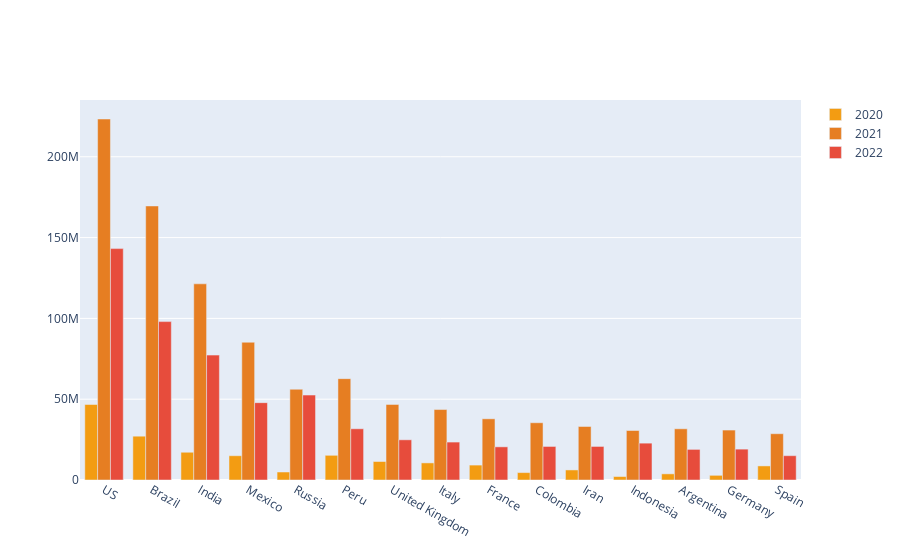

Notebook cell for this chart:
### Code cell
### comparativo dos 3 anos
df_morte_total = df_deaths_final.sort_values(by=['Total'], ascending=False).head(15)
plot1 = go.Bar(x = df_morte_total['Country/Region'],
               y = df_morte_total['2020'],
               name = '2020',
               marker = {'color': '#f39c12'})
plot2 = go.Bar(x = df_morte_total['Country/Region'],
               y = df_morte_total['2021'],
               name = '2021',
               marker = {'color': '#e67e22'})
plot3 = go.Bar(x = df_morte_total['Country/Region'],
               y = df_morte_total['2022'],
               name = '2022',
               marker = {'color': '#e74c3c'})
data = [plot1, plot2, plot3]

py.iplot(data)

### Figure 1 — Plotly figure (JSON) as saved in the notebook; plotly's stock layout.template omitted (floating-point values rounded to 4 significant figures)
{"data": [{"marker": {"color": "#f39c12"}, "name": "2020", "type": "bar", "x": ["US", "Brazil", "India", "Mexico", "Russia", "Peru", "United Kingdom", "Italy", "France", "Colombia", "Iran", "Indonesia", "Argentina", "Germany", "Spain"], "y": [46711726, 27108921, 17171598, 15017707, 4952659, 15276634, 11445079, 10582442, 9233288, 4585410, 6222225, 2148683, 3802826, 2890884, 8720097]}, {"marker": {"color": "#e67e22"}, "name": "2021", "type": "bar", "x": ["US", "Brazil", "India", "Mexico", "Russia", "Peru", "United Kingdom", "Italy", "France", "Colombia", "Iran", "Indonesia", "Argentina", "Germany", "Spain"], "y": [223372494, 169575139, 121382644, 85243244, 56152636, 62714056, 46757322, 43595671, 37863608, 35427974, 33112629, 30620691, 31681182, 30901985, 28644917]}, {"marker": {"color": "#e74c3c"}, "name": "2022", "type": "bar", "x": ["US", "Brazil", "India", "Mexico", "Russia", "Peru", "United Kingdom", "Italy", "France", "Colombia", "Iran", "Indonesia", "Argentina", "Germany", "Spain"], "y": [143182957, 98014016, 77280087, 47858027, 52550288, 31693803, 24870256, 23468445, 20521694, 20759298, 20762524, 22802460, 18941761, 19103007, 15044318]}], "layout": {}}
